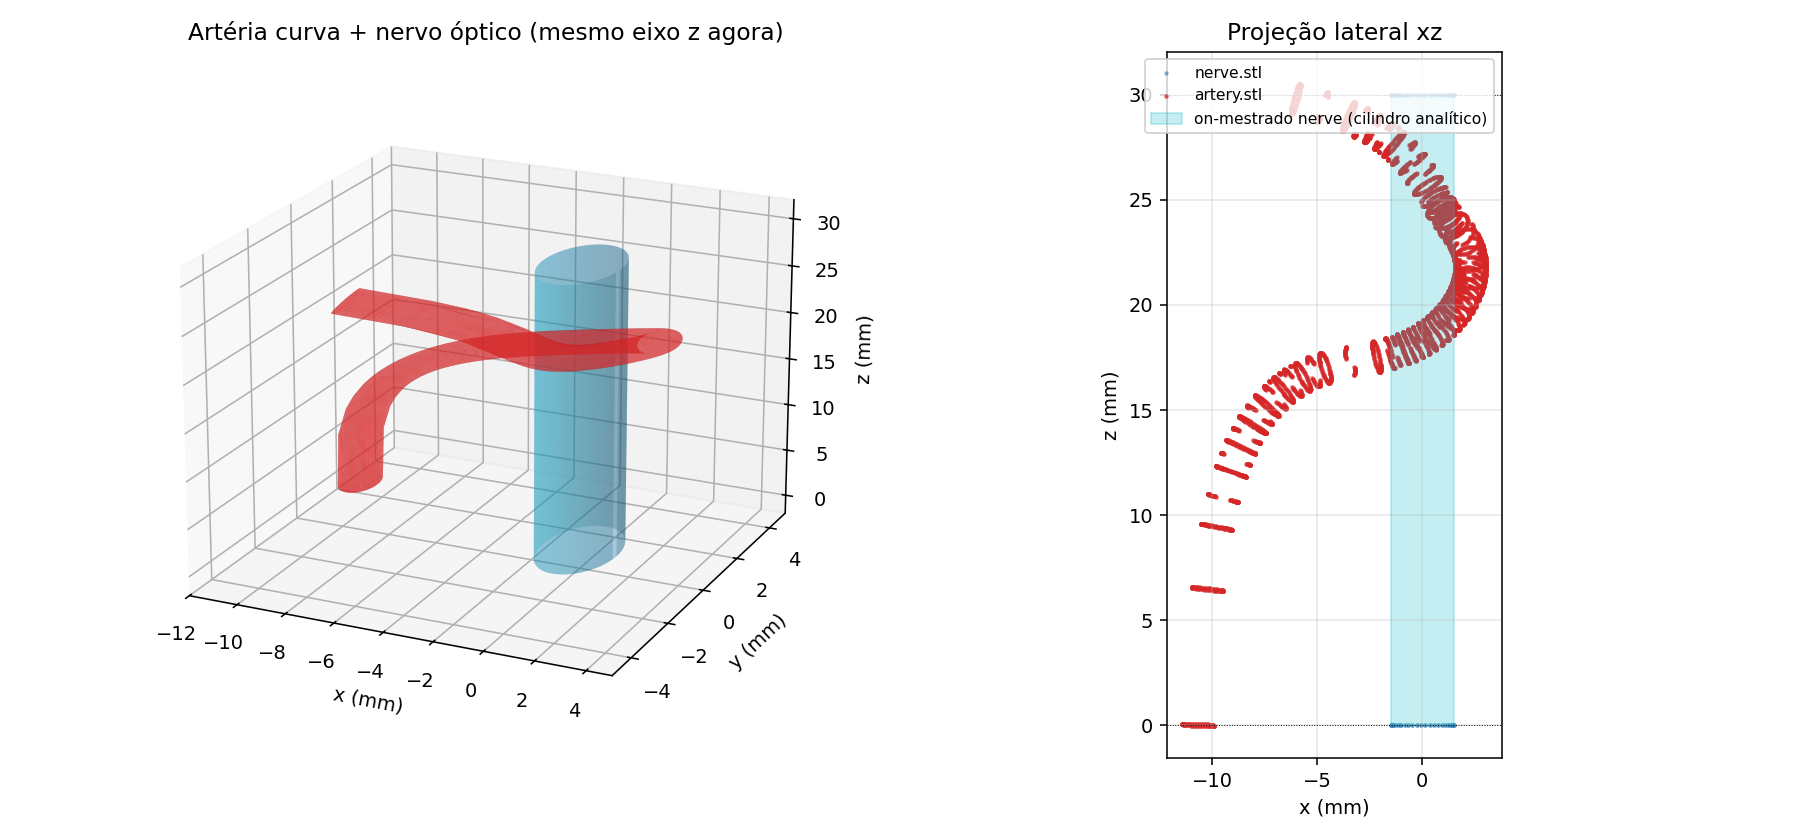

This figure's Python source:
"""Verifica visualmente que a artéria curva (após shift +30 mm em z) está
sobreposta ao nervo óptico do caso on-mestrado.

O nervo do on-mestrado é um cilindro analítico (r=1.5 mm, z=0..30 mm) — não
existe STL dele; é definido só no blockMeshDict. Para a checagem, geramos
aqui um cilindro analítico equivalente e desenhamos junto com:
    - nerve.stl    (do STL original, agora deslocado para z=[0, 30])
    - artery.stl   (do STL original, agora deslocado para z≈[0, 30])
"""

from __future__ import annotations

from pathlib import Path

import matplotlib.pyplot as plt
import numpy as np
import trimesh
from mpl_toolkits.mplot3d.art3d import Poly3DCollection

REPO = Path(__file__).resolve().parent.parent
TRI = REPO / "cases" / "artoph-curva-mestrado" / "solid" / "constant" / "triSurface"
OUT = REPO / "brunaStuff" / "render_overlap_check.png"


def add_mesh(ax, mesh: trimesh.Trimesh, color: str, alpha: float, label: str):
    verts = mesh.vertices * 1e3  # m → mm para plotar
    faces = mesh.faces
    coll = Poly3DCollection(
        verts[faces], facecolor=color, edgecolor="none", alpha=alpha
    )
    ax.add_collection3d(coll)
    print(
        f"  {label:20s}  bounds(mm) "
        f"x[{verts[:,0].min():7.2f},{verts[:,0].max():7.2f}] "
        f"y[{verts[:,1].min():7.2f},{verts[:,1].max():7.2f}] "
        f"z[{verts[:,2].min():7.2f},{verts[:,2].max():7.2f}]"
    )


def analytical_nerve_cylinder(radius_mm=1.5, z_min_mm=0.0, z_max_mm=30.0, n=48):
    """Gera um cilindro estilo on-mestrado (r=1.5 mm, eixo z, z ∈ [0,30] mm)."""
    theta = np.linspace(0, 2 * np.pi, n, endpoint=False)
    z = np.linspace(z_min_mm, z_max_mm, 30)
    xs = radius_mm * np.cos(theta)
    ys = radius_mm * np.sin(theta)
    T, Z = np.meshgrid(theta, z)
    X = radius_mm * np.cos(T)
    Y = radius_mm * np.sin(T)
    return X, Y, Z


nerve_stl = trimesh.load_mesh(TRI / "nerve.stl")
artery_stl = trimesh.load_mesh(TRI / "artery.stl")

fig = plt.figure(figsize=(13, 6))

# ── View 1: 3D oblique ────────────────────────────────────────────────────
ax1 = fig.add_subplot(1, 2, 1, projection="3d")
print("[bounds]")
add_mesh(ax1, nerve_stl, "tab:blue", 0.20, "nerve.stl (STL)")
add_mesh(ax1, artery_stl, "tab:red", 0.55, "artery.stl")

# Cilindro analítico do on-mestrado, transparente, para comparar
X, Y, Z = analytical_nerve_cylinder()
ax1.plot_surface(X, Y, Z, color="tab:cyan", alpha=0.20, edgecolor="none")
print("  on-mestrado nerve     bounds(mm) "
      f"x[{X.min():7.2f},{X.max():7.2f}] "
      f"y[{Y.min():7.2f},{Y.max():7.2f}] "
      f"z[{Z.min():7.2f},{Z.max():7.2f}]")

ax1.set_xlabel("x (mm)")
ax1.set_ylabel("y (mm)")
ax1.set_zlabel("z (mm)")
ax1.set_title("Artéria curva + nervo óptico (mesmo eixo z agora)")
ax1.view_init(elev=20, azim=-65)
# Bounding cube to equalize aspect
for lim_fn, lim in [
    (ax1.set_xlim, (-12, 5)),
    (ax1.set_ylim, (-5, 5)),
    (ax1.set_zlim, (-2, 32)),
]:
    lim_fn(*lim)

# ── View 2: projeção lateral (xz) ────────────────────────────────────────
ax2 = fig.add_subplot(1, 2, 2)
ax2.set_aspect("equal")
ax2.scatter(
    nerve_stl.vertices[:, 0] * 1e3,
    nerve_stl.vertices[:, 2] * 1e3,
    s=2,
    c="tab:blue",
    alpha=0.4,
    label="nerve.stl",
)
ax2.scatter(
    artery_stl.vertices[:, 0] * 1e3,
    artery_stl.vertices[:, 2] * 1e3,
    s=2,
    c="tab:red",
    alpha=0.6,
    label="artery.stl",
)
# Faixa do nervo on-mestrado (vertical em xz: r=1.5 mm, z∈[0,30])
ax2.fill_betweenx([0, 30], -1.5, 1.5, color="tab:cyan", alpha=0.25,
                   label="on-mestrado nerve (cilindro analítico)")
ax2.axhline(0, ls=":", c="k", lw=0.5)
ax2.axhline(30, ls=":", c="k", lw=0.5)
ax2.set_xlabel("x (mm)")
ax2.set_ylabel("z (mm)")
ax2.set_title("Projeção lateral xz")
ax2.legend(loc="upper right", fontsize=8)
ax2.grid(alpha=0.3)

plt.tight_layout()
plt.savefig(OUT, dpi=140)
print(f"\n[write] {OUT.relative_to(REPO)}")
